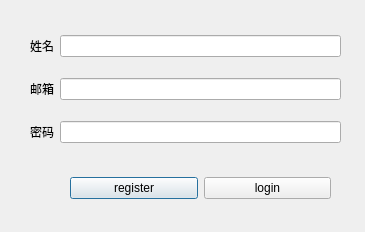
<?xml version="1.0" encoding="UTF-8"?>
<ui version="4.0">
 <class>Dialog</class>
 <widget class="QDialog" name="Dialog">
  <property name="geometry">
   <rect>
    <x>0</x>
    <y>0</y>
    <width>365</width>
    <height>232</height>
   </rect>
  </property>
  <property name="windowTitle">
   <string>Dialog</string>
  </property>
  <widget class="QWidget" name="layoutWidget">
   <property name="geometry">
    <rect>
     <x>30</x>
     <y>20</y>
     <width>311</width>
     <height>141</height>
    </rect>
   </property>
   <layout class="QGridLayout" name="gridLayout">
    <item row="0" column="0">
     <widget class="QLabel" name="label_2">
      <property name="text">
       <string>姓名</string>
      </property>
     </widget>
    </item>
    <item row="0" column="1">
     <widget class="QLineEdit" name="lineEdit_2">
      <property name="text">
       <string/>
      </property>
     </widget>
    </item>
    <item row="1" column="0">
     <widget class="QLabel" name="label">
      <property name="text">
       <string>邮箱</string>
      </property>
     </widget>
    </item>
    <item row="1" column="1">
     <widget class="QLineEdit" name="lineEdit"/>
    </item>
    <item row="2" column="0">
     <widget class="QLabel" name="label_3">
      <property name="text">
       <string>密码</string>
      </property>
     </widget>
    </item>
    <item row="2" column="1">
     <widget class="QLineEdit" name="lineEdit_3">
      <property name="echoMode">
       <enum>QLineEdit::Password</enum>
      </property>
     </widget>
    </item>
   </layout>
  </widget>
  <widget class="QWidget" name="layoutWidget">
   <property name="geometry">
    <rect>
     <x>70</x>
     <y>170</y>
     <width>261</width>
     <height>36</height>
    </rect>
   </property>
   <layout class="QHBoxLayout" name="horizontalLayout">
    <item>
     <widget class="QPushButton" name="button_queding">
      <property name="text">
       <string>register</string>
      </property>
     </widget>
    </item>
    <item>
     <widget class="QPushButton" name="pushButton_2">
      <property name="text">
       <string>login</string>
      </property>
     </widget>
    </item>
   </layout>
  </widget>
 </widget>
 <resources/>
 <connections/>
</ui>
